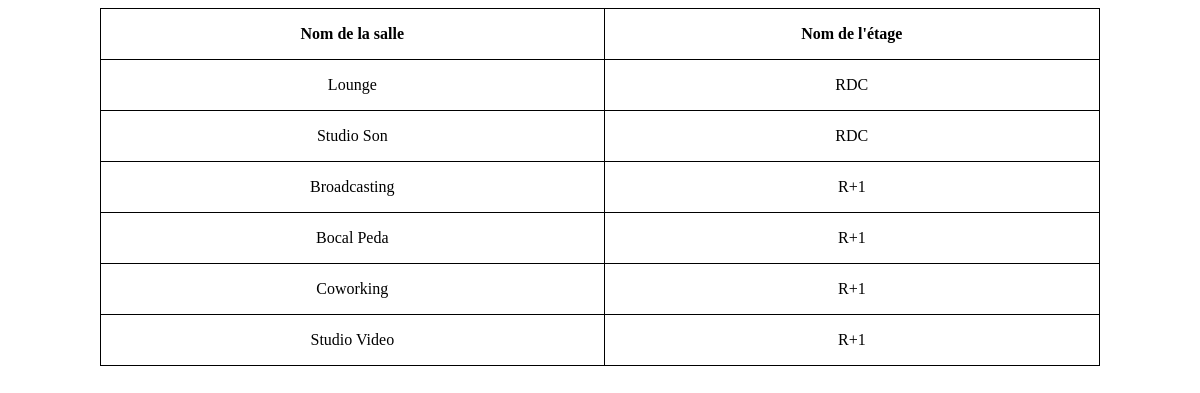
/job15/index.php, run on the app's committed database.
### tables this page shows
CREATE TABLE `salle` (
  `id` int(11) NOT NULL,
  `nom` varchar(255) NOT NULL,
  `id_etage` int(11) NOT NULL,
  `capacite` int(11) NOT NULL
);

CREATE TABLE `etage` (
  `id` int(11) NOT NULL,
  `nom` varchar(255) NOT NULL,
  `numero` int(11) NOT NULL,
  `superficie` int(11) NOT NULL
);

### job15/index.php (the view, shortened to what this page needs)
<?php
$connexion = null;
try {
  $connexion = new PDO('mysql:host=localhost;dbname=jour05', "root", "");
} catch (PDOException $e) {
  throw $e;
}
$sql = 'select salle.nom as nom_salle, etage.nom as nom_etage from salle inner join etage on salle.id_etage = etage.id;';
$request = $connexion->prepare($sql);
$request->execute();
$rooms = $request->fetchAll(PDO::FETCH_ASSOC);
?>
<!DOCTYPE html>
<html lang="fr">
<head>
  <link rel="stylesheet" href="./style.css">
</head>
<body>
  <table class="simple-style">
    <thead>
      <tr>
        <th>Nom de la salle</th>
        <th>Nom de l'étage</th>
      </tr>
    </thead>
    <tbody>
      <?php foreach ($rooms as $room) { ?>
        <tr>
          <td><?= $room["nom_salle"] ?></td>
          <td><?= $room["nom_etage"] ?></td>
        </tr>
      <?php } ?>
    </tbody>
  </table>
</body>
</html>

### job15/style.css (style rules this page uses)
.simple-style { width: 100%; max-width: 1000px; margin-inline: auto; border-collapse: collapse; }
.simple-style th, .simple-style td { padding: 1rem; border: 1px solid black; }
.simple-style td { text-align: center; }

### data on the page
salle: nom "Lounge", id_etage.nom "RDC"
salle: nom "Studio Son", id_etage.nom "RDC"
salle: nom "Broadcasting", id_etage.nom "R+1"
salle: nom "Bocal Peda", id_etage.nom "R+1"
salle: nom "Coworking", id_etage.nom "R+1"
salle: nom "Studio Video", id_etage.nom "R+1"
